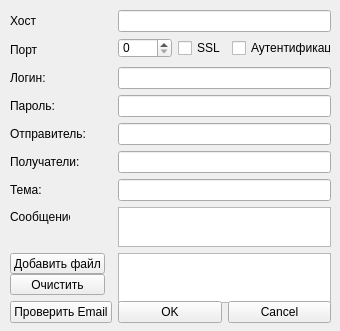
<?xml version="1.0" encoding="UTF-8"?>
<ui version="4.0">
 <class>SettingsEmail</class>
 <widget class="QWidget" name="SettingsEmail">
  <property name="geometry">
   <rect>
    <x>0</x>
    <y>0</y>
    <width>340</width>
    <height>331</height>
   </rect>
  </property>
  <property name="windowTitle">
   <string>Form</string>
  </property>
  <widget class="QWidget" name="formLayoutWidget_2">
   <property name="geometry">
    <rect>
     <x>10</x>
     <y>10</y>
     <width>321</width>
     <height>313</height>
    </rect>
   </property>
   <layout class="QFormLayout" name="formLayout_2">
    <item row="0" column="0">
     <widget class="QLabel" name="label_2">
      <property name="text">
       <string>Хост</string>
      </property>
     </widget>
    </item>
    <item row="0" column="1">
     <widget class="QLineEdit" name="host"/>
    </item>
    <item row="1" column="0">
     <widget class="QLabel" name="label_3">
      <property name="text">
       <string>Порт</string>
      </property>
     </widget>
    </item>
    <item row="1" column="1">
     <layout class="QGridLayout" name="gridLayout_3">
      <item row="0" column="1">
       <widget class="QCheckBox" name="ssl">
        <property name="text">
         <string>SSL</string>
        </property>
       </widget>
      </item>
      <item row="0" column="2">
       <widget class="QCheckBox" name="auth">
        <property name="sizePolicy">
         <sizepolicy hsizetype="Fixed" vsizetype="Fixed">
          <horstretch>0</horstretch>
          <verstretch>0</verstretch>
         </sizepolicy>
        </property>
        <property name="text">
         <string>Аутентификация</string>
        </property>
       </widget>
      </item>
      <item row="0" column="0">
       <widget class="QSpinBox" name="port">
        <property name="maximum">
         <number>9999</number>
        </property>
       </widget>
      </item>
     </layout>
    </item>
    <item row="2" column="0">
     <widget class="QLabel" name="label">
      <property name="text">
       <string>Логин:</string>
      </property>
     </widget>
    </item>
    <item row="2" column="1">
     <widget class="QLineEdit" name="username"/>
    </item>
    <item row="3" column="0">
     <widget class="QLabel" name="label_4">
      <property name="text">
       <string>Пароль:</string>
      </property>
     </widget>
    </item>
    <item row="3" column="1">
     <widget class="QLineEdit" name="password"/>
    </item>
    <item row="4" column="0">
     <widget class="QLabel" name="label_5">
      <property name="text">
       <string>Отправитель:</string>
      </property>
     </widget>
    </item>
    <item row="4" column="1">
     <widget class="QLineEdit" name="sender"/>
    </item>
    <item row="5" column="0">
     <widget class="QLabel" name="label_6">
      <property name="text">
       <string>Получатели:</string>
      </property>
     </widget>
    </item>
    <item row="5" column="1">
     <widget class="QLineEdit" name="recipients"/>
    </item>
    <item row="6" column="0">
     <widget class="QLabel" name="label_8">
      <property name="text">
       <string>Тема:</string>
      </property>
     </widget>
    </item>
    <item row="6" column="1">
     <widget class="QLineEdit" name="subject"/>
    </item>
    <item row="7" column="0">
     <widget class="QLabel" name="label_7">
      <property name="sizePolicy">
       <sizepolicy hsizetype="Fixed" vsizetype="Fixed">
        <horstretch>0</horstretch>
        <verstretch>0</verstretch>
       </sizepolicy>
      </property>
      <property name="maximumSize">
       <size>
        <width>60</width>
        <height>20</height>
       </size>
      </property>
      <property name="text">
       <string>Сообщение</string>
      </property>
     </widget>
    </item>
    <item row="7" column="1">
     <widget class="QTextEdit" name="texteditor">
      <property name="sizePolicy">
       <sizepolicy hsizetype="Fixed" vsizetype="Fixed">
        <horstretch>0</horstretch>
        <verstretch>0</verstretch>
       </sizepolicy>
      </property>
      <property name="maximumSize">
       <size>
        <width>300</width>
        <height>40</height>
       </size>
      </property>
     </widget>
    </item>
    <item row="8" column="1">
     <widget class="QListWidget" name="attachments">
      <property name="enabled">
       <bool>true</bool>
      </property>
      <property name="minimumSize">
       <size>
        <width>200</width>
        <height>50</height>
       </size>
      </property>
      <property name="maximumSize">
       <size>
        <width>300</width>
        <height>50</height>
       </size>
      </property>
     </widget>
    </item>
    <item row="8" column="0">
     <layout class="QVBoxLayout" name="verticalLayout">
      <property name="spacing">
       <number>0</number>
      </property>
      <property name="leftMargin">
       <number>0</number>
      </property>
      <property name="topMargin">
       <number>0</number>
      </property>
      <property name="rightMargin">
       <number>0</number>
      </property>
      <property name="bottomMargin">
       <number>0</number>
      </property>
      <item>
       <widget class="QPushButton" name="addAttachment">
        <property name="sizePolicy">
         <sizepolicy hsizetype="Fixed" vsizetype="Fixed">
          <horstretch>0</horstretch>
          <verstretch>0</verstretch>
         </sizepolicy>
        </property>
        <property name="maximumSize">
         <size>
          <width>100</width>
          <height>16777215</height>
         </size>
        </property>
        <property name="text">
         <string>Добавить файл</string>
        </property>
       </widget>
      </item>
      <item>
       <widget class="QPushButton" name="clearAttachments">
        <property name="maximumSize">
         <size>
          <width>100</width>
          <height>16777215</height>
         </size>
        </property>
        <property name="text">
         <string>Очистить</string>
        </property>
       </widget>
      </item>
     </layout>
    </item>
    <item row="9" column="1">
     <layout class="QHBoxLayout" name="horizontalLayout">
      <item>
       <widget class="QPushButton" name="pushButtonOK">
        <property name="text">
         <string>OK</string>
        </property>
       </widget>
      </item>
      <item>
       <widget class="QPushButton" name="pushButtonCancel">
        <property name="text">
         <string>Cancel</string>
        </property>
       </widget>
      </item>
     </layout>
    </item>
    <item row="9" column="0">
     <widget class="QPushButton" name="checkEmail">
      <property name="text">
       <string>Проверить Email</string>
      </property>
     </widget>
    </item>
   </layout>
  </widget>
 </widget>
 <resources/>
 <connections/>
</ui>
